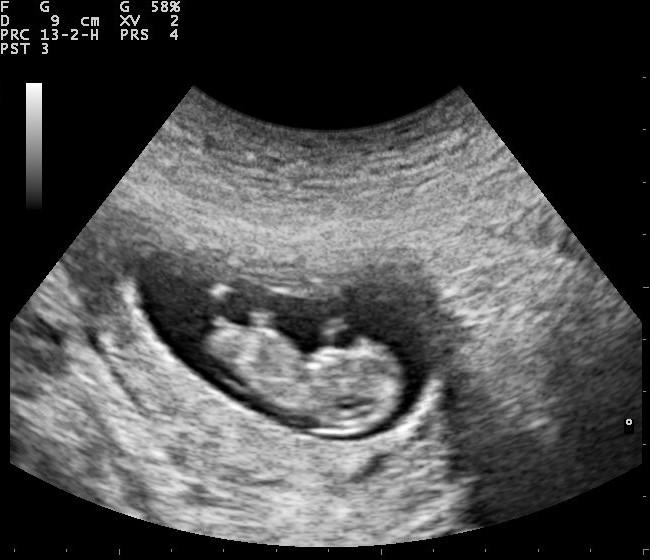
%> input picture img_source/2.jpg, 650 x 560 px
$ octave HW4lecture3.m   (GNU Octave 9; MATLAB toolbox functions it lacks are replaced by stand-ins)
%> lines starting %> are read from the running program, lines starting %| are printed output that depends on the picture
close all
clear all
clc
Im = imread('D:\Matlab-Digital-Image-Processing\img_source\2.jpg');
%> Im is the input picture: size 560x650 uint8; min 0, max 255, mean 76.3
imshow(Im);
noisyIm = imnoise(Im,'gaussian',0,0.01);

imshowpair(Im,noisyIm,'montage');
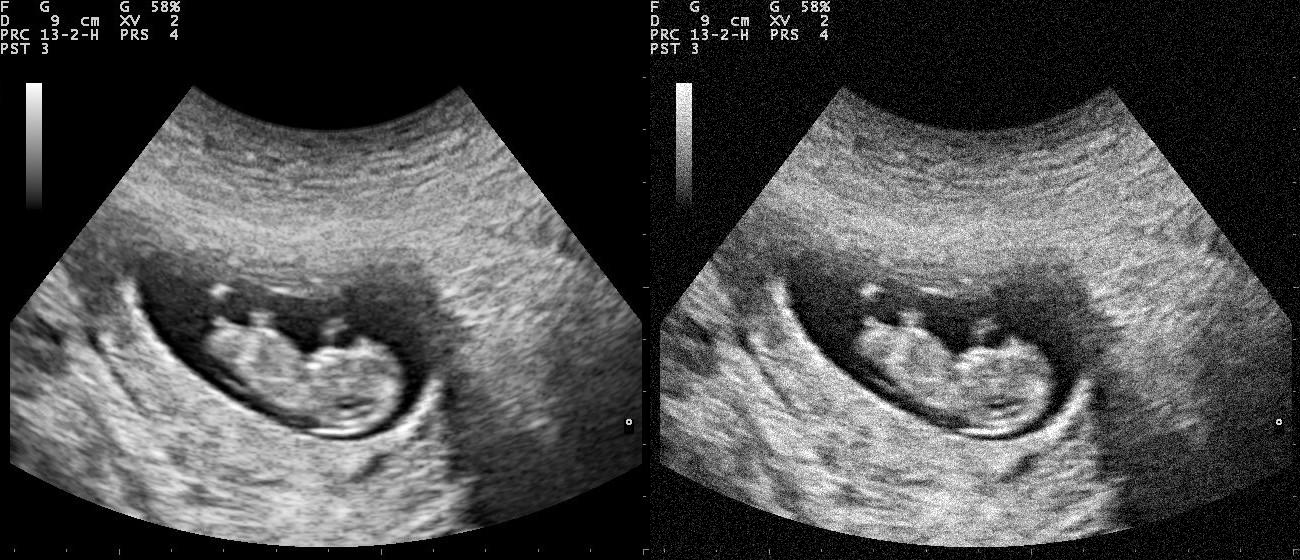
%> displayed picture: size 560x1300, on the screen's scale of 0 to 255; min 0, max 255, mean 78.2
title('Original Image (left) and Noisy Image (right)');
imd = dct2(noisyIm);
imdl = log10(abs(imd)+1);
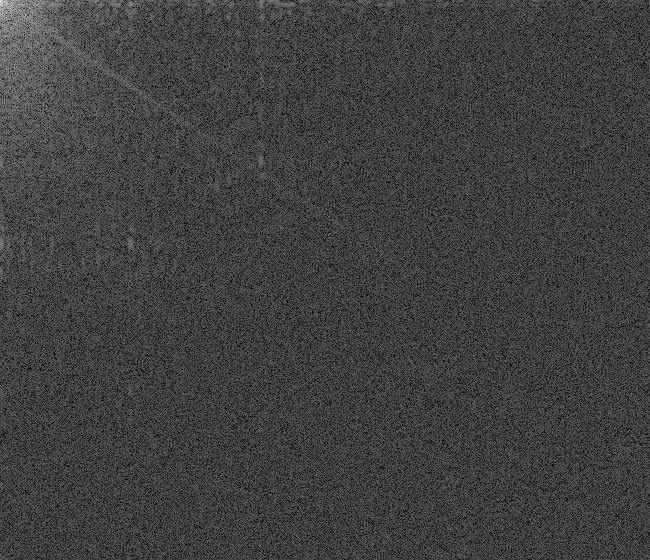
%> imdl: size 560x650 double; min 2.88e-05, max 4.68, mean 1.19; drawn with min black and max white
s1 = size(Im');
%> s1 = [650 560]

x = [1:s1(1)];
%> x = 650 values from 1 to 650
y = [1:s1(2)];
%> y = 560 values from 1 to 560

[x,y] = meshgrid(x,y);

figure;
surface(x,y,imdl);
view(60,45);
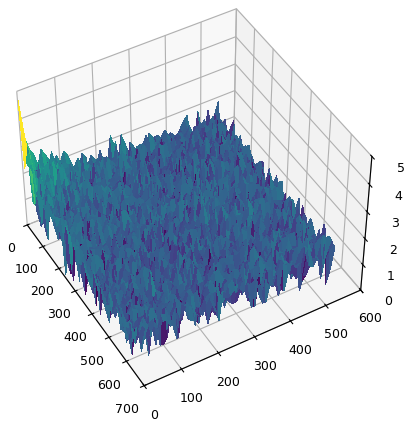
%> figure redrawn from the program's plot data

sigma = imd(193:end,193:end).*imd(193:end,193:end);
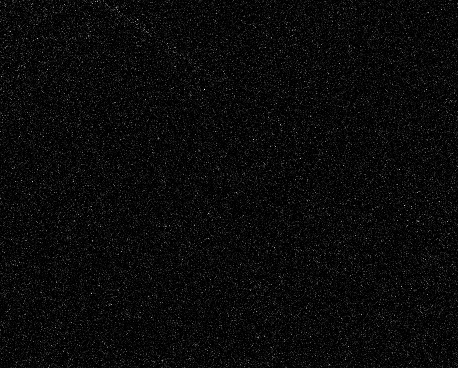
%> sigma: size 368x458 double; min 4.41e-09, max 12006, mean 503.1; drawn with min black and max white
s3 = size(sigma');
%> s3 = [458 368]

xs3 = [1:s3(1)];
%> xs3 = 458 values from 1 to 458
ys3 = [1:s3(2)];
%> ys3 = 368 values from 1 to 368

[xs3,ys3] = meshgrid(xs3,ys3);

figure;
surface(xs3,ys3,sigma);
view(60,45);
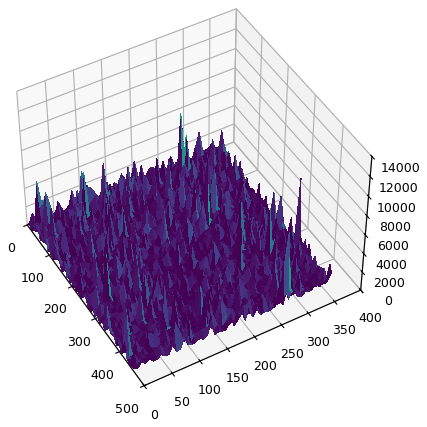
%> figure redrawn from the program's plot data
NoiseVariance = mean(mean(sigma));
%> NoiseVariance = 503.1
beta = 3.0;
NoiseVariance = beta*NoiseVariance;
%> NoiseVariance = 1509.2
SignalVariance = imd.*imd + 0.001;
WienerFilter = 1 + (NoiseVariance./SignalVariance);
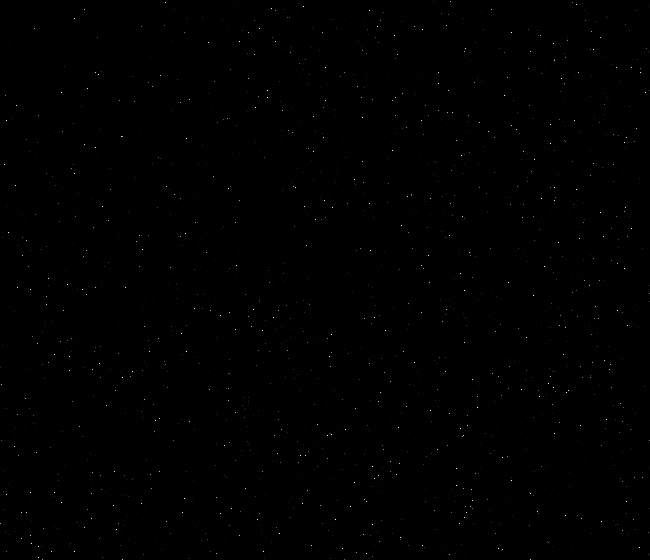
%> WienerFilter: size 560x650 double; min 1, max 1509147.1, mean 2510.2; drawn with min black and max white
WienerFilter = 1./WienerFilter;
FilteredImageDCT = imd.*WienerFilter;
FilteredImage = idct2(FilteredImageDCT);
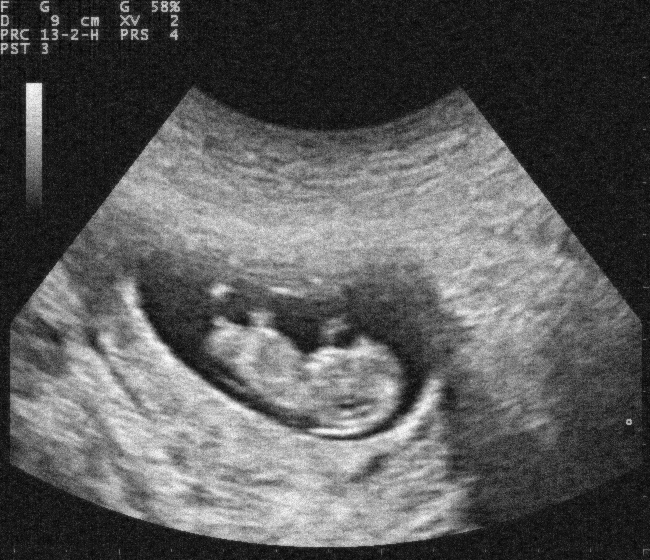
%> FilteredImage: size 560x650 double; min -17.21, max 256.9, mean 80.2; drawn with min black and max white
imo = uint8(FilteredImage);


figure

imshowpair(imo,noisyIm,'montage');
title('DCT Wiener(left) and Noisy Image (right)')
